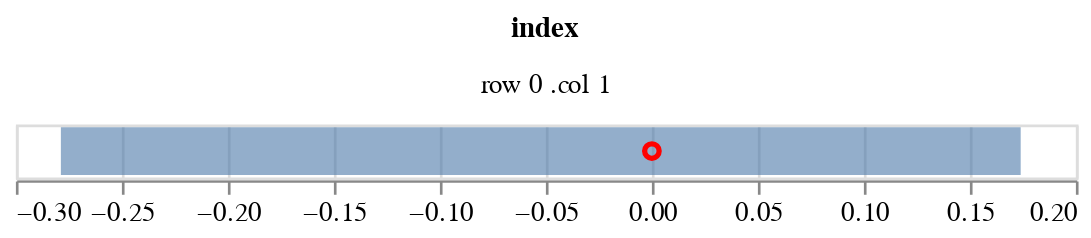

Source (notebook cell):
### Code cell
estimates = clean_samples(load_obj('ps12', log_dir))['Phi_cov']
get_credible_interval_Phi(estimates)

### Figure 1 — Vega-Lite specification as saved in the notebook (floating-point values rounded to 4 significant figures)
{"config": {"view": {"continuousWidth": 400, "continuousHeight": 300}}, "data": {"name": "data-b1aacb57c14bbb9517e1168091441580"}, "facet": {"type": "nominal", "field": "index"}, "spec": {"layer": [{"mark": {"type": "bar", "opacity": 0.6}, "encoding": {"x": {"type": "quantitative", "field": "q1", "title": null}, "x2": {"field": "q2", "title": null}}}, {"mark": {"type": "point", "color": "red", "opacity": 1}, "encoding": {"x": {"type": "quantitative", "field": "data", "title": null}}}]}, "columns": 2, "$schema": "https://vega.github.io/schema/vega-lite/v4.8.1.json", "datasets": {"data-b1aacb57c14bbb9517e1168091441580": [{"row": 0, "col": 1, "q1": -0.2788, "q2": 0.174, "data": 0.0, "index": "row 0 .col 1"}]}}
